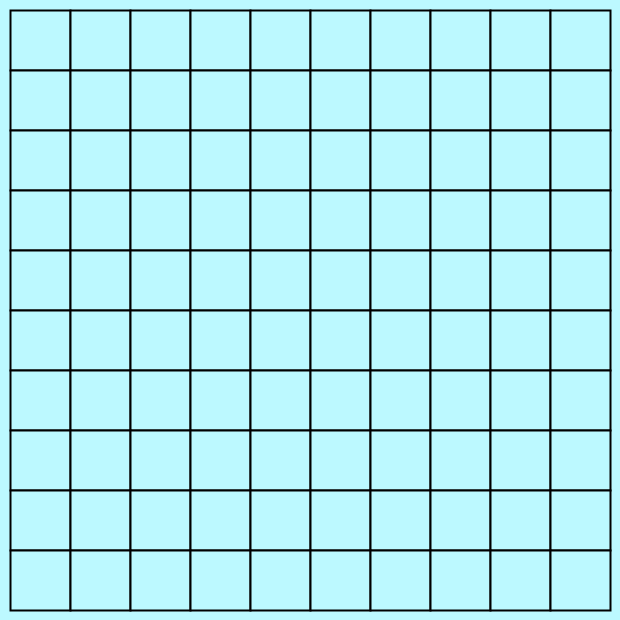
Frame 1 (no input)
Frame 60 (the mouse pressed at the canvas centre just before this capture): identical to frame 1, image omitted
Frame 120 (the mouse held since frame 60 and released just before this capture): identical to frame 1, image omitted

The Processing sketch that drew this single still picture (run headless with seeded random() and noise(); from frame 60 on, the mouse is pressed at the canvas centre):

// Processing sketch: week08_2
// ── week08_2.pde
//week08-2 好玩的程式設計 黑白棋 互動下棋
//修改自week08-1
void setup() {
  size(620, 620);
}
int [][] board = new int[10][10]; //java陣列
void mousePressed(){
   int i = (mouseY-10)/60, j = (mouseX-10)/60;
   if (mouseButton==LEFT) board[i][j] = 1; //黑旗
   if (mouseButton==RIGHT) board[i][j] = 2; //白旗
   if (mouseButton==CENTER) board[i][j] = 0; //清空
}
void draw() {
  background(#BCF9FF);
  for (int i=0; i<10; i++) { //左手i 高度y
    for (int j=0; j<10; j++) { //右手j 寬度x
      int x=10 + j * 60, y = 10 + i * 60;
      fill(#BCF9FF);
      strokeWeight(2); //線條的粗細
      rect(x, y, 60, 60);
      if (board[i][j] == 1) fill(0); //黑色
      if (board[i][j] == 2) fill(255); //白色
      if (board[i][j] != 0) ellipse(30+x, 30+y, 50, 50); //畫旗子
    }
  }
}
